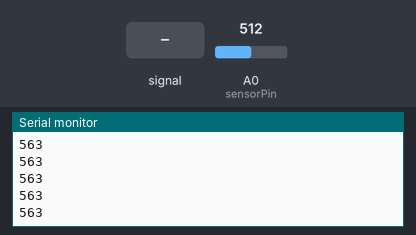
This sketch was run on a simulated Arduino Uno, built with avr-gcc and run on an emulated ATmega328P. On the bench: the last lines printed to the serial monitor. The test bench sets the inputs (shaded band); at power-on: A0 (sensorPin) = 512.

Above: at 1.2 s.
1.3 s: A0 (sensorPin) fed a 200 Hz sine of ±81 counts around its level
At 2.0 s:
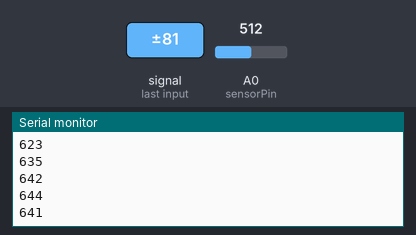
2.8 s: A0 (sensorPin) set to 716
At 3.8 s:
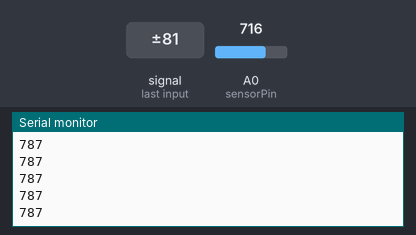
4.3 s: A0 (sensorPin) set to 900
At 4.9 s:
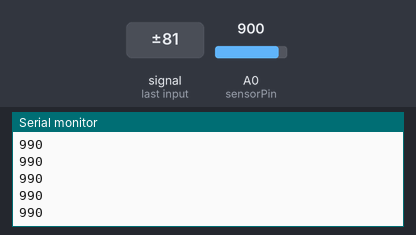
Timing chart, 0 to 7.3 s (numbered marks = the images above; inputs shaded):
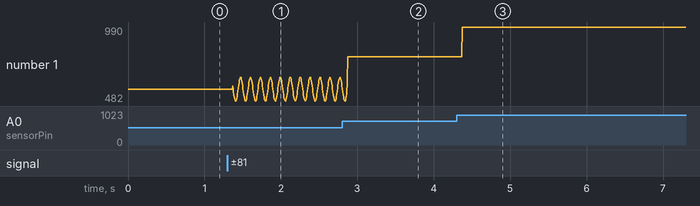

The sketch:

Test.ino
```cpp
int sensorPin = 0;
int window = 10;
void setup() {
 Serial.begin(9600);
}
void loop() {
  int data = 0;
  for (int i = 0; i <= window; i++) {
    data += analogRead(sensorPin);
  }
  Serial.println(data/window);
}
```

Measured:
- after the input at 1.3 s, the serial monitor: prints a new line after 0.07 s (image 1)
- after the input at 2.8 s, the serial monitor: prints a new line after 0.07 s (image 2)
- after the input at 4.3 s, the serial monitor: prints a new line after 0.07 s (image 3)
- plotted number 1: 563 → 586 after the input at 1.3 s, 586 → 787 after the input at 2.8 s, 787 → 990 after the input at 4.3 s
